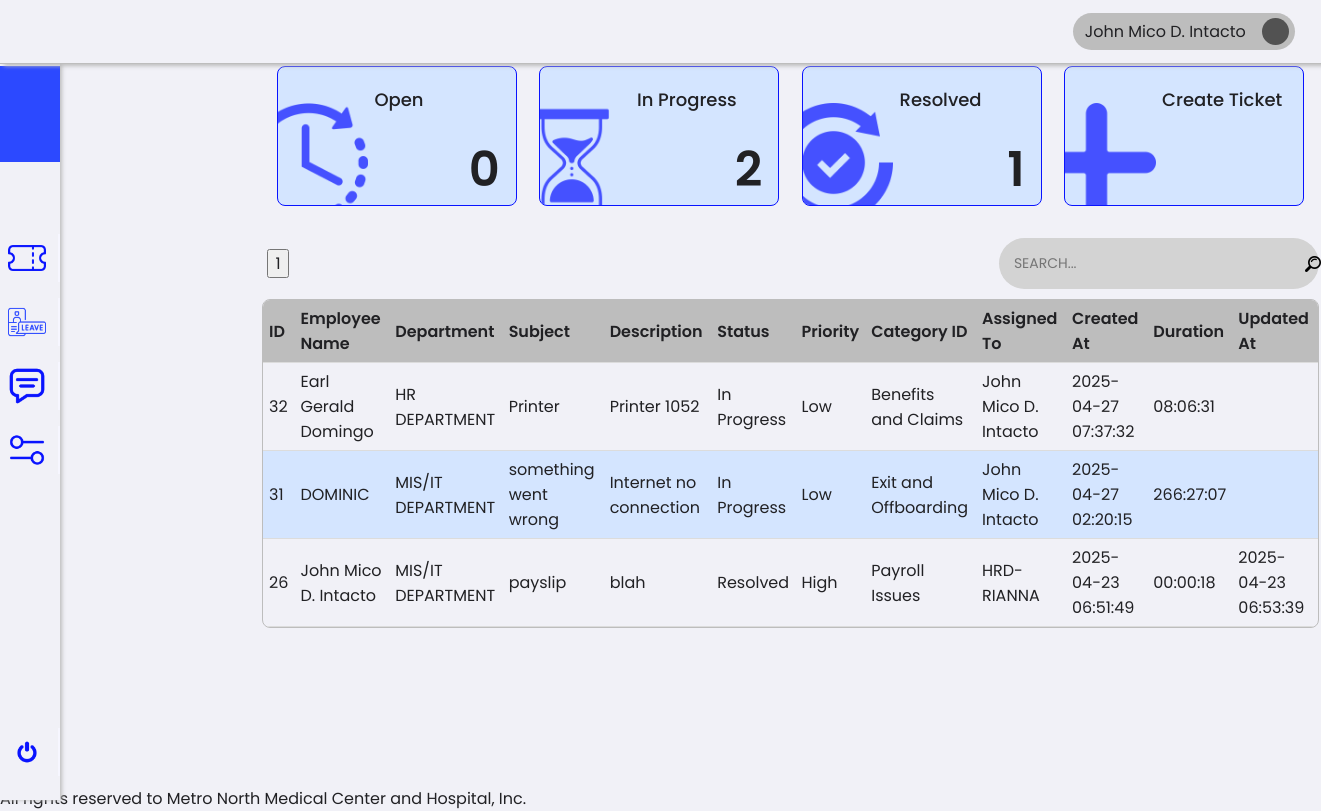
/1/employee/ticket.php (signed in), run on the app's committed database.
### tables this page shows
CREATE TABLE `tickets` (
  `id` int(11) NOT NULL,
  `employee_id` int(11) NOT NULL,
  `subject` varchar(255) NOT NULL,
  `description` text NOT NULL,
  `status` enum('Open','In Progress','Resolved','Closed') DEFAULT 'Open',
  `priority` enum('Low','Medium','High') DEFAULT 'Low',
  `category_id` int(11) NOT NULL,
  `assigned_to` int(11) DEFAULT NULL,
  `created_at` timestamp NOT NULL DEFAULT current_timestamp(),
  `start_at` timestamp NULL DEFAULT NULL,
  `updated_at` timestamp NULL DEFAULT NULL
);

CREATE TABLE `users` (
  `id` int(11) NOT NULL,
  `name` varchar(255) NOT NULL,
  `email` varchar(255) NOT NULL,
  `password` varchar(255) NOT NULL,
  `role` enum('Employee','HR','HR HEAD','Admin','Super Admin') NOT NULL,
  `department` varchar(255) DEFAULT NULL,
  `status` enum('Active','Inactive') NOT NULL,
  `created_at` timestamp NOT NULL DEFAULT current_timestamp()
);

CREATE TABLE `categories` (
  `id` int(11) NOT NULL,
  `name` varchar(255) NOT NULL
);

### 0/includes/platesHrFilter.php (called while the page is built, shortened)
<?php
try {
    require 'db.php';
    $currentUserId = $_SESSION['user_id'] ?? null;
    if ($currentUserId) {
        $sql = "SELECT
                    t.id,
                    e.name AS employee_name,
                    e.department AS employee_department,  -- Fetch the department of the ticket submitter
                    t.subject,
                    t.description,
                    t.status,
                    t.priority,
                    c.name AS category_name,
                    a.name AS assigned_to_name,
                    a.department AS assigned_department, -- Fix department selection
                    t.created_at,
                    t.start_at,
                    t.updated_at
                FROM tickets t
            LEFT JOIN users e ON t.employee_id = e.id  -- Ticket submitter
            LEFT JOIN users a ON t.assigned_to = a.id  -- Assigned user
            LEFT JOIN categories c ON t.category_id = c.id
            WHERE t.assigned_to = :userId OR t.employee_id = :userId
            ORDER BY t.created_at DESC";
        $stmt = $pdo->prepare($sql);
        $stmt->bindParam(':userId', $currentUserId, PDO::PARAM_INT);
        $stmt->execute();
        $tickets = $stmt->fetchAll(PDO::FETCH_ASSOC);
    } else {
        $tickets = [];
        $totalRecords = 0;
    }
} catch (PDOException $e) {
    die("Database connection failed: " . $e->getMessage());
}

### 1/employee/employeeTable.php (the view)
<table id="ticketTable" class="table">
    <thead>
        <tr>
            <th>ID <i class="fas fa-sort"></i></th>
            <th>Employee Name <i class="fas fa-sort"></i></th>
            <th>Department <i class="fas fa-sort"></i></th>
            <th>Subject <i class="fas fa-sort"></i></th>
            <th>Description <i class="fas fa-sort"></i></th>
            <th>Status <i class="fas fa-sort"></i></th>
            <th>Priority <i class="fas fa-sort"></i></th>
            <th>Category ID <i class="fas fa-sort"></i></th>
            <th>Assigned To <i class="fas fa-sort"></i></th>
            <th>Created At <i class="fas fa-sort"></i></th>
            <th>Duration<i class="fas fa-sort"></i></th>
            <th>Updated At <i class="fas fa-sort"></i></th>
        </tr>
    </thead>
    <tbody>
        <?php if (!empty($tickets)): ?>
            <?php foreach ($tickets as $ticket): ?>
                <tr data-id="<?= htmlspecialchars($ticket['id']) ?>"
                    data-status="<?= htmlspecialchars($ticket['status']) ?>"
                    data-priority="<?= htmlspecialchars($ticket['priority']) ?>"
                    data-category="<?= htmlspecialchars($ticket['category_name']) ?>"
                    data-assigned-name="<?= htmlspecialchars($ticket['assigned_to_name']) ?>"
                    data-created-at="<?= htmlspecialchars($ticket['created_at']) ?>"
                    data-start-at="<?= htmlspecialchars($ticket['start_at']) ?>"
                    data-updated-at="<?= htmlspecialchars($ticket['updated_at']) ?>">
                    <td><?= htmlspecialchars($ticket['id']) ?></td>
                    <td><?= htmlspecialchars($ticket['employee_name']) ?></td>
                    <td><?= htmlspecialchars($ticket['employee_department']) ?></td>
                    <td><?= htmlspecialchars($ticket['subject']) ?></td>
                    <td><?= htmlspecialchars($ticket['description']) ?></td>
                    <td><?= htmlspecialchars($ticket['status']) ?></td>
                    <td><?= htmlspecialchars($ticket['priority']) ?></td>
                    <td><?= htmlspecialchars($ticket['category_name']) ?></td>
                    <td><?= htmlspecialchars($ticket['assigned_to_name']) ?></td>
                    <td><?= htmlspecialchars($ticket['created_at']) ?></td>
                    <td class="timer-cell" data-start-at="<?= htmlspecialchars($ticket['start_at']) ?>"></td>
                    <td><?= htmlspecialchars($ticket['updated_at']) ?></td>
                </tr>
            <?php endforeach; ?>
        <?php else: ?>
            <tr>
                <td colspan="10" style="text-align: center;">No tickets found</td>
            </tr>
        <?php endif; ?>
    </tbody>
</table>

### assets/css/framework.css (style rules this page uses)
:root { --white: #f6f6ff; --neutral-100: #f1f1f7; --neutral-200: #dcdcdc; --neutral-300: #bdbdbd; --neutral-400: #989898; --neutral-500: #7c7c7c; --neutral-600: #656565; --neutral-700: #525252; --neutral-800: #464646; --neutral-900: #3d3d3d; --neutral-950: #292929; --black: #212124; --primary-50: #e7f2ff; --primary-100: #d4e5ff; --primary-200: #b2cdff; --primary-300: #83abff; --primary-400: #537aff; --primary-500: #2c49ff; --primary-600: #0913ff; --primary-700: #0008ff; --primary-800: #040ecf; --primary-900: #0c158a; --primary-950: #080b5e; --secondary-50: #fefaec; --secondary-100: #fbf1ca; --secondary-200: #f8e38f; --secondary-300: #f3cb45; --secondary-400: #f1bc2e; --secondary-500: #ea9c16; --secondary-600: #cf7710; --secondary-700: #ac5511; --secondary-800: #8c4214; --secondary-900: #733614; --secondary-950: #421b06; --danger: #c53d3d; --danger-highlight: #ff6161; --warning: #eebf68; --approve: #89dc79; --fast: 128ms; --normal: 256ms; --slow: 512ms; }
@media only screen and (min-width: 600px) { * { margin: 0; padding: 0;; box-sizing: border-box;; font-family: 'Poppins', sans-serif; font-size: 16px; color: var(--black); cursor: default; } }
@media only screen and (min-width: 600px) { body { display: flex; flex-direction: column; background-color: var(--neutral-100); } }
@media only screen and (min-width: 600px) { table { overflow-x: auto; } }

### assets/css/employeeTicket.css (style rules this page uses)
@media screen and (min-width: 600px) { table { width: 100%; border-collapse: collapse; } }
@media screen and (min-width: 600px) { th, td { padding: 6px; text-align: left; border-bottom: 1px solid var(--neutral-200); } }
@media screen and (min-width: 600px) { th { background-color: var(--neutral-300); font-weight: 600; } }
@media screen and (min-width: 600px) { #ticketTable tbody tr:nth-child(even) { background-color: var(--primary-100); } }

### data on the page
tickets: id "32", employee.name "Earl Gerald Domingo", employee.department "HR DEPARTMENT", subject "Printer", description "Printer 1052", status "In Progress", priority "Low", category.name "Benefits and Claims", assigned_to.name "John Mico D. Intacto", created_at "2025-04-27 07:37:32"
tickets: id "31", employee.name "DOMINIC", employee.department "MIS/IT DEPARTMENT", subject "something went wrong", description "Internet no connection", status "In Progress", priority "Low", category.name "Exit and Offboarding", assigned_to.name "John Mico D. Intacto", created_at "2025-04-27 02:20:15"
tickets: id "26", employee.name "John Mico D. Intacto", employee.department "MIS/IT DEPARTMENT", subject "payslip", description "blah", status "Resolved", priority "High", category.name "Payroll Issues", assigned_to.name "HRD-RIANNA", created_at "2025-04-23 06:51:49", updated_at "2025-04-23 06:53:39"

### other printed values
$statusCounts['Open'] "0"
$statusCounts['In Progress'] "2"
$statusCounts['Resolved'] "1"
